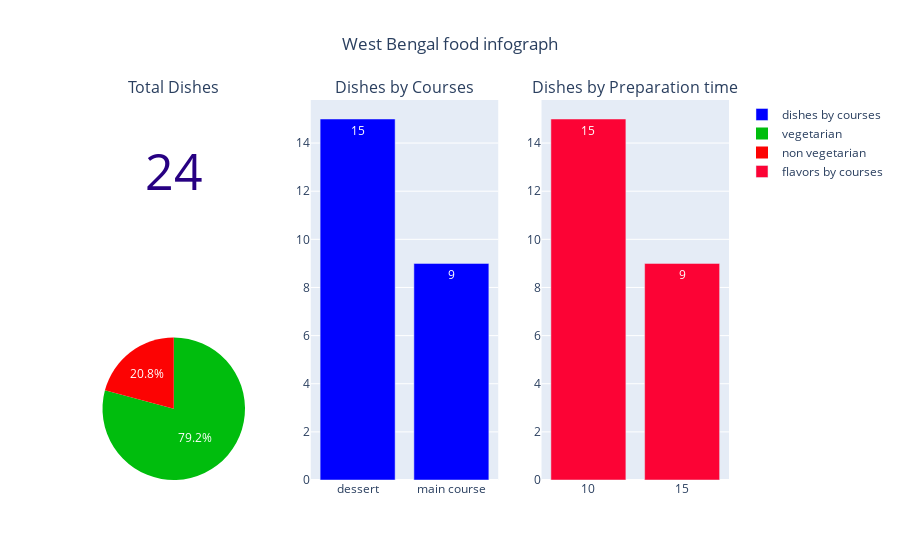

The code cell stored with this chart in its notebook:
### Code cell
state_infograph('West Bengal', 'West Bengal food infograph')

### Figure 1 — Plotly figure (JSON) as saved in the notebook; plotly's stock layout.template omitted (floating-point values rounded to 4 significant figures)
{"data": [{"domain": {"x": [0, 0.2889], "y": [0.625, 1]}, "mode": "number", "number": {"font": {"color": "#270082", "size": 50}}, "type": "indicator", "value": 24}, {"marker": {"color": "blue"}, "name": "dishes by courses", "text": [15, 9], "textposition": "auto", "type": "bar", "x": ["dessert", "main course"], "xaxis": "x", "y": [15, 9], "yaxis": "y"}, {"domain": {"x": [0, 0.2889], "y": [0, 0.375]}, "labels": ["vegetarian", "non vegetarian"], "marker": {"colors": ["#00bd0d", "#fc0303"]}, "textinfo": "percent", "type": "pie", "values": [19, 5]}, {"marker": {"color": "#fc0335"}, "name": "flavors by courses", "text": [15, 9], "textposition": "auto", "type": "bar", "x": [10, 15, 45, 20, 30, 480, 40, 180], "xaxis": "x2", "y": [15, 9], "yaxis": "y2"}], "layout": {"annotations": [{"font": {"size": 16}, "showarrow": false, "text": "Total Dishes", "x": 0.1444, "xanchor": "center", "xref": "paper", "y": 1, "yanchor": "bottom", "yref": "paper"}, {"font": {"size": 16}, "showarrow": false, "text": "Dishes by Courses", "x": 0.5, "xanchor": "center", "xref": "paper", "y": 1, "yanchor": "bottom", "yref": "paper"}, {"font": {"size": 16}, "showarrow": false, "text": "Dishes by Preparation time", "x": 0.8556, "xanchor": "center", "xref": "paper", "y": 1, "yanchor": "bottom", "yref": "paper"}], "title": {"text": "West Bengal food infograph", "x": 0.5}, "xaxis": {"anchor": "y", "domain": [0.3556, 0.6444]}, "xaxis2": {"anchor": "y2", "domain": [0.7111, 1]}, "yaxis": {"anchor": "x", "domain": [0, 1]}, "yaxis2": {"anchor": "x2", "domain": [0, 1]}}}
